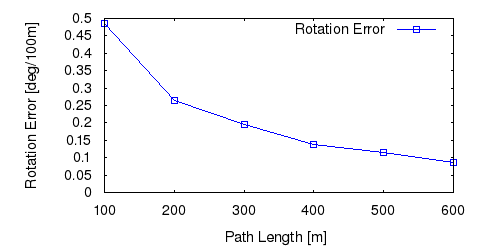

The gnuplot source for this figure:
set term postscript eps enhanced color
set output "07_rl.eps"
set size ratio 0.5
set yrange [0:*]
set xlabel "Path Length [m]"
set ylabel "Rotation Error [deg/100m]"
plot "07_rl.txt" using 1:($2*57.3*100) title 'Rotation Error' lc rgb "#0000FF" pt 4 w linespoints
